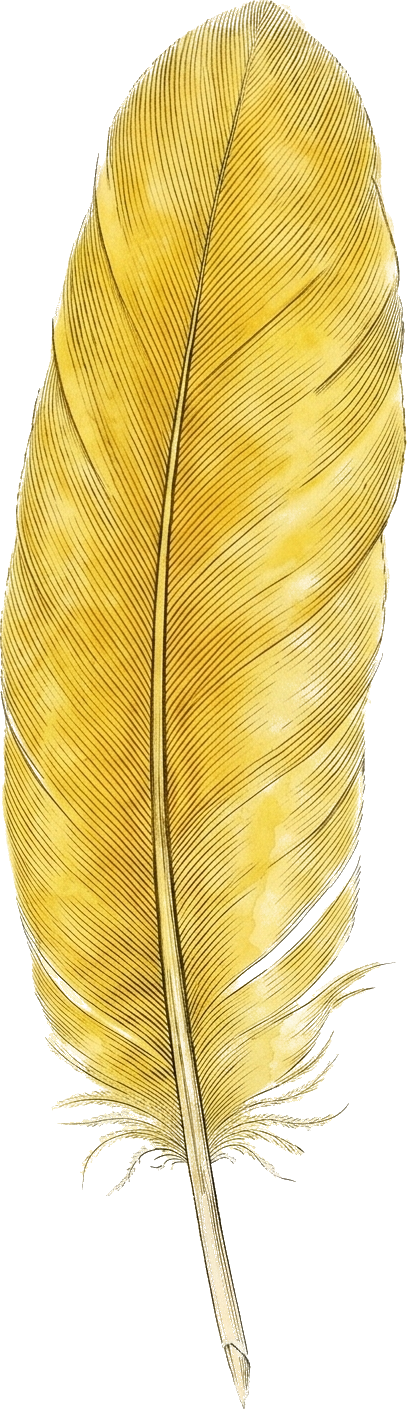
#> input picture assets/source-plates/cutouts/audubon-feather-transparent.png, 407 x 1409 px, found by its file name
$ python generate_social_images.py
#> lines starting #> are read from the running program, lines starting #| are printed output that depends on the picture
#!/usr/bin/env python3
"""
Generate social media and Instagram images for Yellow Wing Roasters.
Uses high-resolution Audubon feather cutout and local Montserrat / Lora fonts.

Outputs:
  - images/social/instagram-avatar-cream.png       (1080x1080, 1:1, circle safe-zone)
  - images/social/instagram-avatar-dark.png        (1080x1080, 1:1, circle safe-zone)
  - images/social/instagram-post-portrait.png      (1080x1350, 4:5, standard feed post)
  - images/social/instagram-post-portrait-dark.png (1080x1350, 4:5, dark feed post)
  - images/social/instagram-post-square.png        (1080x1080, 1:1, square feed post)
  - images/social/instagram-story.png              (1080x1920, 9:16, stories / reels)
  - images/social/social-preview-og.png            (1200x630, 1.91:1, web link preview)
"""

import os
import sys
from PIL import Image, ImageDraw, ImageFont

# Brand color palette
BG_CREAM = (250, 248, 245)       # #faf8f5 (site cream background)
BG_DARK = (44, 30, 20)           # #2c1e14 (espresso roast dark)
COLOR_GOLD_LIGHT = (235, 175, 25) # Warm gold legible on cream
COLOR_GOLD_DARK = (240, 200, 56)  # #f0c838 site gold on dark background
COLOR_DARK = (44, 30, 20)        # #2c1e14
COLOR_MUTED = (138, 112, 96)     # #8a7060
COLOR_LIGHT_TEXT = (240, 240, 240)
COLOR_MUTED_LIGHT = (200, 190, 180)

# Local font paths
FONT_MONTSERRAT = "fonts/montserrat-latin.woff2"
FONT_LORA = "fonts/lora-italic-latin.woff2"

# Output directory
OUTPUT_DIR = "images/social"

def get_feather_source():
    # Prefer uncompressed 32-bit RGBA master cutout (407x1409) over web-optimized 8-bit
    candidates = [
        "assets/source-plates/cutouts/audubon-feather-transparent.png",
        "images/audubon-feather-transparent.png"
    ]
    for p in candidates:
        if os.path.exists(p):
            return Image.open(p).convert("RGBA")
    raise FileNotFoundError("Could not locate audubon-feather-transparent.png")

def get_fonts(title_size, sub_size, tag_size):
    f_title = ImageFont.truetype(FONT_MONTSERRAT, title_size)
    f_title.set_variation_by_axes([900])  # Montserrat Black / 900

    f_sub = ImageFont.truetype(FONT_MONTSERRAT, sub_size)
    f_sub.set_variation_by_axes([600])    # Montserrat Medium-SemiBold

    f_tag = ImageFont.truetype(FONT_LORA, tag_size)
    return f_title, f_sub, f_tag

# [12 lines left out: function render_spaced_text, not called in this run]

def resize_feather(feather, target_h):
    aspect = feather.width / feather.height
    target_w = int(target_h * aspect)
    return feather.resize((target_w, target_h), Image.Resampling.LANCZOS)

def create_avatar(feather, bg_color, output_path):
    """1080x1080 Profile Picture: scaled to 940px to prominently fill the circle crop."""
    img = Image.new("RGBA", (1080, 1080), bg_color)
    target_h = 940
    f_resized = resize_feather(feather, target_h)
    x = (1080 - f_resized.width) // 2
    # Optical center adjustment: -10px vertically so the fuller plume is centered
    y = (1080 - target_h) // 2 - 10
    img.paste(f_resized, (x, y), f_resized)
    img.save(output_path, "PNG", optimize=True)
    print(f"  ✓ {output_path} (1080x1080 - feather height: {target_h}px)")

def create_portrait_post(feather, output_path, bg_color=BG_CREAM, dark_mode=False):
    """1080x1350 4:5 Portrait: Ideal aspect ratio for Instagram mobile feed."""
    img = Image.new("RGBA", (1080, 1350), bg_color)
    draw = ImageDraw.Draw(img)
    f_title, f_sub, f_tag = get_fonts(64, 30, 30)

    target_h = 720
    f_resized = resize_feather(feather, target_h)
    start_y = 160
    f_x = (1080 - f_resized.width) // 2
    img.paste(f_resized, (f_x, start_y), f_resized)

    gold_col = COLOR_GOLD_DARK if dark_mode else COLOR_GOLD_LIGHT
    sub_col = COLOR_LIGHT_TEXT if dark_mode else COLOR_DARK
    tag_col = COLOR_MUTED_LIGHT if dark_mode else COLOR_MUTED

    text_y = start_y + target_h + 50
    render_spaced_text(draw, "YELLOW WING", 540, text_y, f_title, gold_col, tracking=10)
    render_spaced_text(draw, "ROASTERS", 540, text_y + 75, f_sub, sub_col, tracking=16)
    draw.text((540, text_y + 140), "Small-batch coffee roasting.", font=f_tag, fill=tag_col, anchor="mt")

    img.save(output_path, "PNG", optimize=True)
    print(f"  ✓ {output_path} (1080x1350)")

# [71 lines left out: functions create_square_post, create_story, create_og_card, not called in this run]

def main():
    os.makedirs(OUTPUT_DIR, exist_ok=True)
    feather = get_feather_source()
#> in get_feather_source, returned value is the input picture: PIL image 407x1409 RGBA; mean R, G, B, A 229.8, 209.1, 138.8, 158.4
    print(f"Generating social media images using feather ({feather.width}x{feather.height})...")
#> (printed output is left out)

    create_avatar(feather, BG_CREAM, os.path.join(OUTPUT_DIR, "instagram-avatar-cream.png"))
#> in create_avatar, `img = Image.new("RGBA", (1080, 1080), bg_color)`:
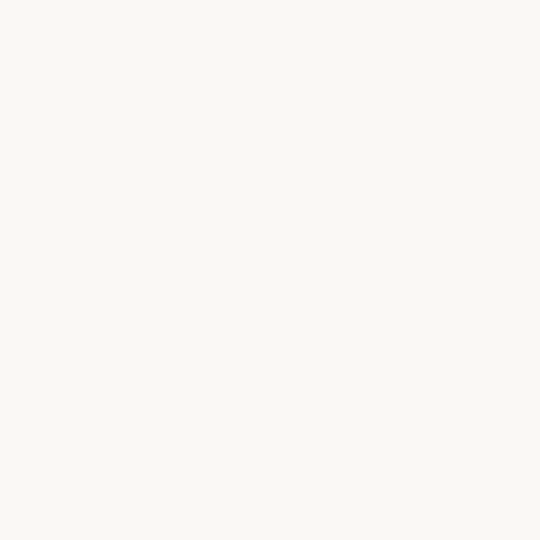
#> img: PIL image 1080x1080 RGBA (shown at 1/2 size); mean R, G, B, A 250, 248, 245, 255
#> in resize_feather, `return feather.resize((target_w, target_h), Image.Resampling.LANCZOS)`:
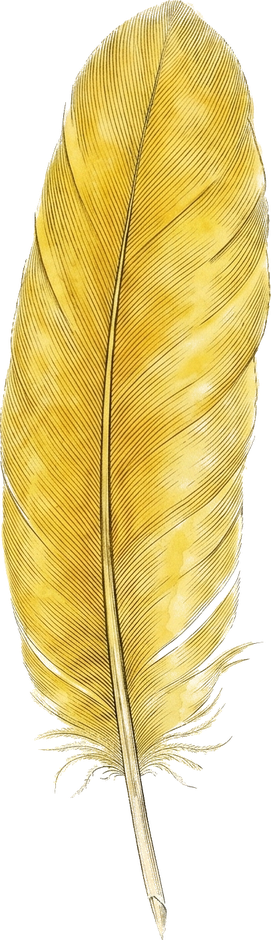
#> returned value: PIL image 271x940 RGBA; mean R, G, B, A 143.9, 124.9, 59, 158.3; transparent parts drawn white
#> in create_avatar, `img.paste(f_resized, (x, y), f_resized)`:
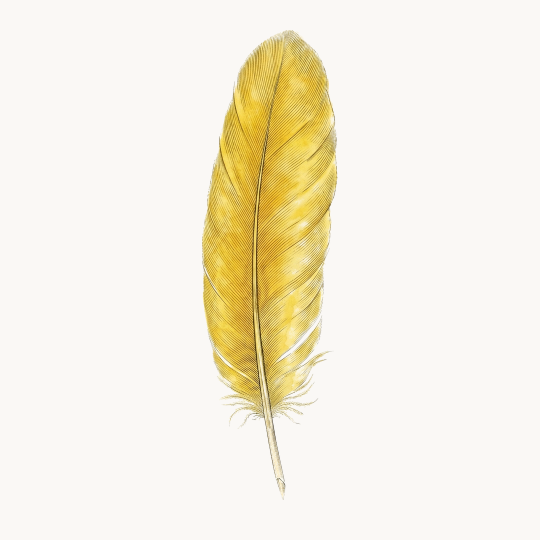
#> img: PIL image 1080x1080 RGBA (shown at 1/2 size); mean R, G, B, A 245.8, 240, 223.4, 254.3; transparent parts drawn white
    create_avatar(feather, BG_DARK, os.path.join(OUTPUT_DIR, "instagram-avatar-dark.png"))
#> call 2 of create_avatar, with bg_color = (44, 30, 20), output_path = 'images/social/instagram-avatar-dark.png'
#> in create_avatar (call 2), `img = Image.new("RGBA", (1080, 1080), bg_color)`:
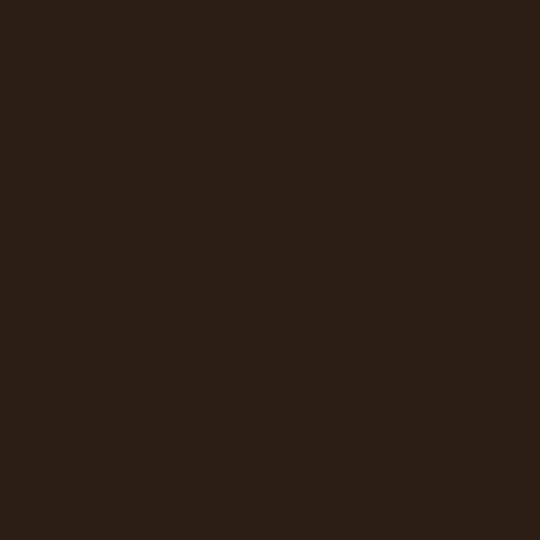
#> img: PIL image 1080x1080 RGBA (shown at 1/2 size); mean R, G, B, A 44, 30, 20, 255
#> in create_avatar (call 2), `img.paste(f_resized, (x, y), f_resized)`:
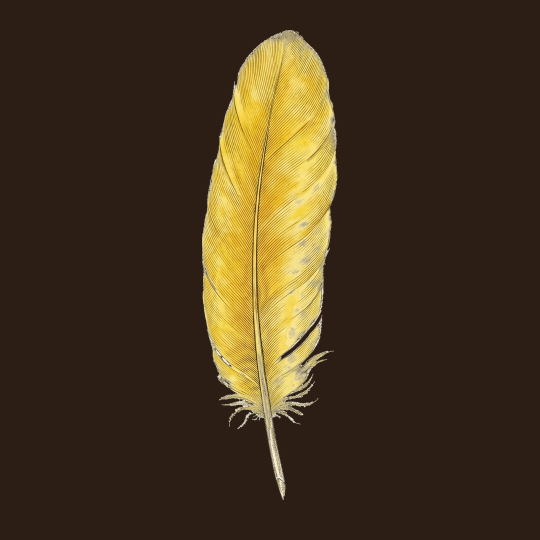
#> img: PIL image 1080x1080 RGBA (shown at 1/2 size); mean R, G, B, A 67.7, 51.5, 28.9, 254.3; transparent parts drawn white
    create_portrait_post(feather, os.path.join(OUTPUT_DIR, "instagram-post-portrait.png"))
#> in create_portrait_post, `img = Image.new("RGBA", (1080, 1350), bg_color)`:
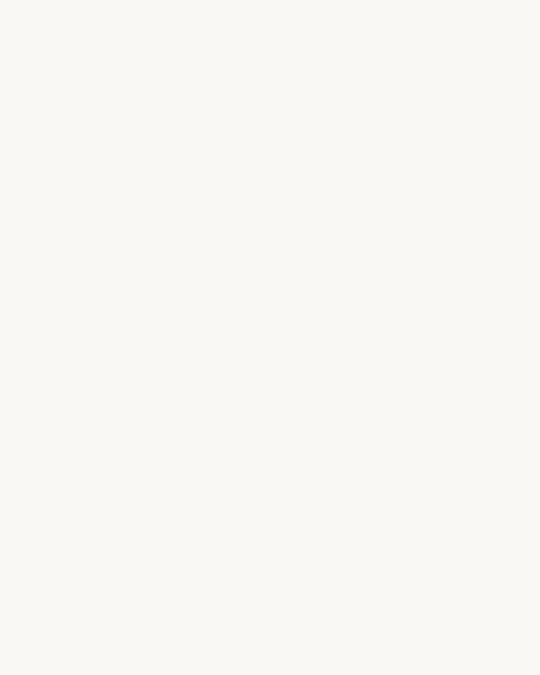
#> img: PIL image 1080x1350 RGBA (shown at 1/2 size); mean R, G, B, A 250, 248, 245, 255
    create_portrait_post(feather, os.path.join(OUTPUT_DIR, "instagram-post-portrait-dark.png"), bg_color=BG_DARK, dark_mode=True)
    create_square_post(feather, os.path.join(OUTPUT_DIR, "instagram-post-square.png"))
    create_story(feather, os.path.join(OUTPUT_DIR, "instagram-story.png"))
    create_og_card(feather, os.path.join(OUTPUT_DIR, "social-preview-og.png"))

    print(f"\nAll images successfully generated in {OUTPUT_DIR}/")

if __name__ == "__main__":
#> (the run stopped early here; a loop or call above may not have finished)

$ run again, with assets/source-plates/cutouts/american-robin-transparent.png copied over assets/source-plates/cutouts/audubon-feather-transparent.png
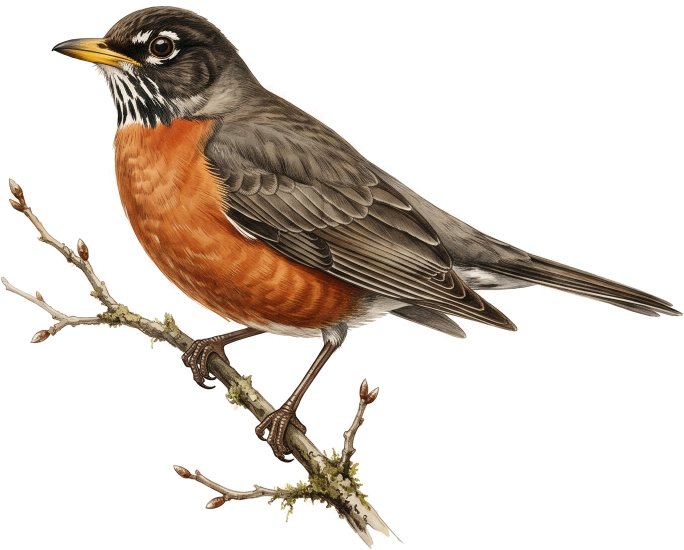
#> input picture assets/source-plates/cutouts/american-robin-transparent.png, 1368 x 1100 px, found by its file name (shown at 1/2 size)
#> in get_feather_source, returned value is the input picture: PIL image 1368x1100 RGBA; mean R, G, B, A 139.4, 107.3, 109.2, 69.1
#> (printed output is left out)
#> in create_avatar, `img.paste(f_resized, (x, y), f_resized)`:
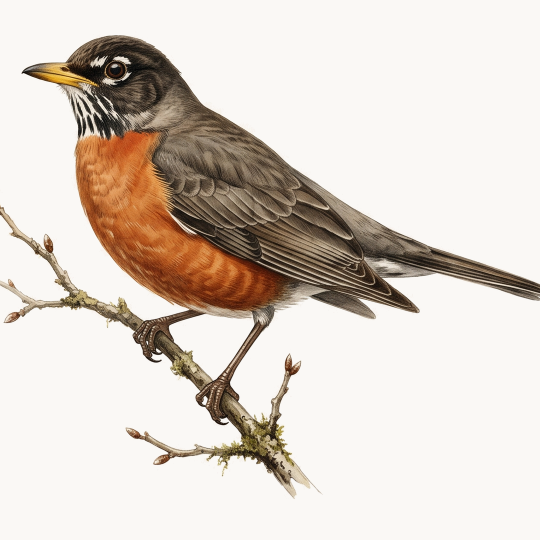
#> img: PIL image 1080x1080 RGBA (shown at 1/2 size); mean R, G, B, A 219.5, 210.2, 201.2, 254.3; transparent parts drawn white
#> in create_avatar (call 2), `img.paste(f_resized, (x, y), f_resized)`:
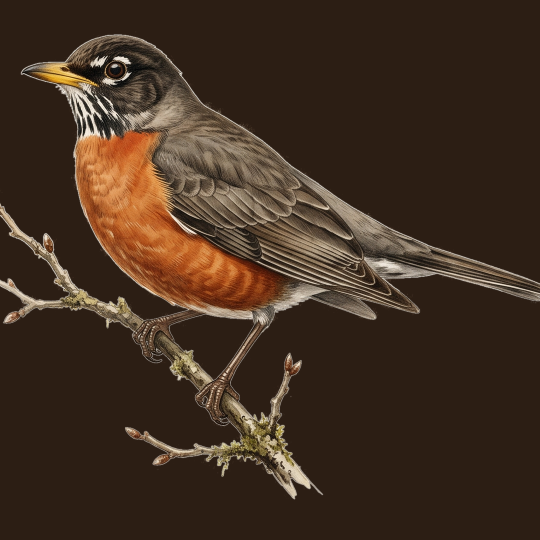
#> img: PIL image 1080x1080 RGBA (shown at 1/2 size); mean R, G, B, A 65.7, 47.4, 33.2, 254.3; transparent parts drawn white

$ run again, with assets/source-plates/cutouts/american-woodcock-transparent.png copied over assets/source-plates/cutouts/audubon-feather-transparent.png
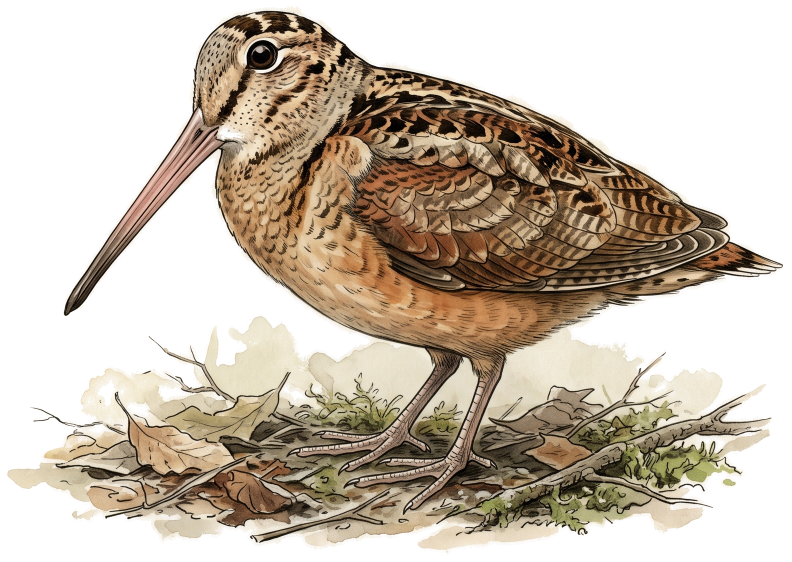
#> input picture assets/source-plates/cutouts/american-woodcock-transparent.png, 1584 x 1124 px, found by its file name (shown at 1/2 size)
#> in get_feather_source, returned value is the input picture: PIL image 1584x1124 RGBA; mean R, G, B, A 124.2, 108.2, 100.4, 134.6
#> (printed output is left out)
#> in create_avatar, `img.paste(f_resized, (x, y), f_resized)`:
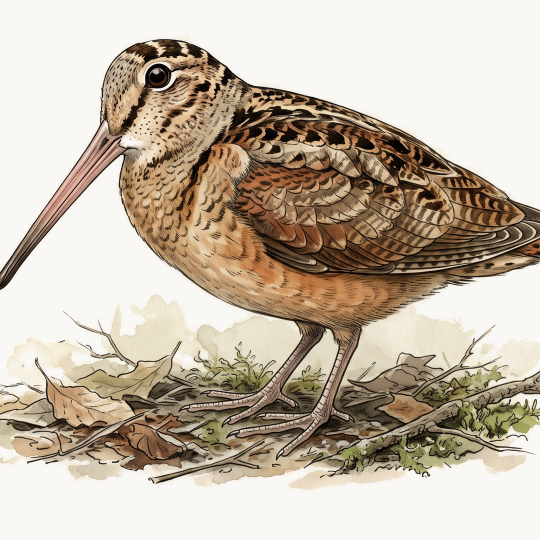
#> img: PIL image 1080x1080 RGBA (shown at 1/2 size); mean R, G, B, A 195.8, 183, 167.1, 253.2; transparent parts drawn white
#> in create_avatar (call 2), `img.paste(f_resized, (x, y), f_resized)`:
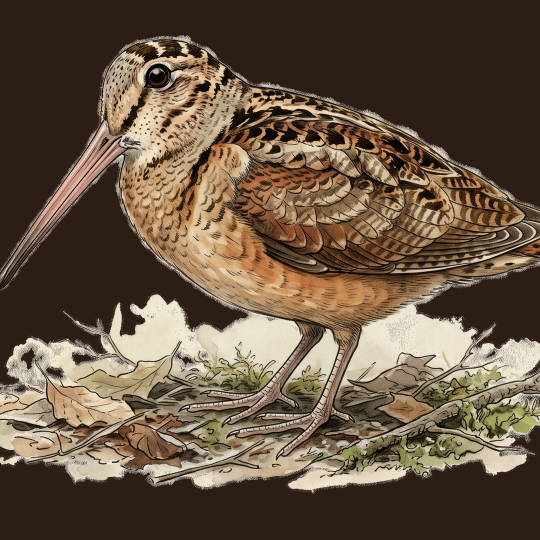
#> img: PIL image 1080x1080 RGBA (shown at 1/2 size); mean R, G, B, A 102.9, 84.7, 65.6, 253.2; transparent parts drawn white
